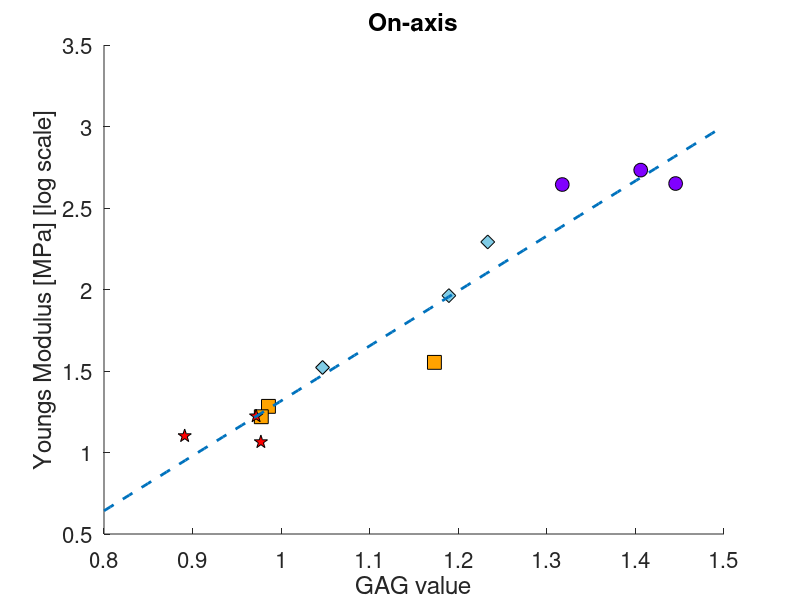

Recreate this plot in MATLAB.
clearvars

load('data_matrix_raman_cartilage.mat');

%% Individual spectra and sample

% time 00

sample_102_mech = (657.7951082 + 422.4702217)/2;
sample_102_so1 = mean(max(so1_spectra(so1_tag == 1, 260:294), [], 2));
sample_102_so2 = mean(max(so2_spectra(so2_tag == 1, 260:294), [], 2));
sample_102_so3 = mean(max(so3_spectra(so3_tag == 1, 260:294), [], 2));
sample_102_so4 = mean(max(so4_spectra(so4_tag == 1, 260:294), [], 2));

sample_301_mech = (368.86 + 512.4)/2;
sample_301_so1 = mean(max(so1_spectra(so1_tag == 2, 260:294), [], 2));
sample_301_so2 = mean(max(so2_spectra(so2_tag == 2, 260:294), [], 2));
sample_301_so3 = mean(max(so3_spectra(so3_tag == 2, 260:294), [], 2));
sample_301_so4 = mean(max(so4_spectra(so4_tag == 2, 260:294), [], 2));

sample_601_mech = (481.4255655 + 412.2668481)/2;
sample_601_so1 = mean(max(so1_spectra(so1_tag == 3, 260:294), [], 2));
sample_601_so2 = mean(max(so2_spectra(so2_tag == 3, 260:294), [], 2));
sample_601_so3 = mean(max(so3_spectra(so3_tag == 3, 260:294), [], 2));
sample_601_so4 = mean(max(so4_spectra(so4_tag == 3, 260:294), [], 2));

% time 03

sample_201_mech = (47.42 + 19.057)/2;
sample_201_so1 = mean(max(so1_spectra(so1_tag == 31, 260:294), [], 2));
sample_201_so2 = mean(max(so2_spectra(so2_tag == 31, 260:294), [], 2));
sample_201_so3 = mean(max(so3_spectra(so3_tag == 31, 260:294), [], 2));
sample_201_so4 = mean(max(so4_spectra(so4_tag == 31, 260:294), [], 2));

sample_602_mech = 195.74;
sample_602_so1 = mean(max(so1_spectra(so1_tag == 33, 260:294), [], 2));
sample_602_so2 = mean(max(so2_spectra(so2_tag == 33, 260:294), [], 2));
sample_602_so3 = mean(max(so3_spectra(so3_tag == 33, 260:294), [], 2));
sample_602_so4 = mean(max(so4_spectra(so4_tag == 33, 260:294), [], 2));

sample_701_mech = (61.38749937 + 122.0448621)/2;
sample_701_so1 = mean(max(so1_spectra(so1_tag == 34, 260:294), [], 2));
sample_701_so2 = mean(max(so2_spectra(so2_tag == 34, 260:294), [], 2));
sample_701_so3 = mean(max(so3_spectra(so3_tag == 34, 260:294), [], 2));
sample_701_so4 = mean(max(so4_spectra(so4_tag == 34, 260:294), [], 2));

% time 06

sample_302_mech = (24.72456171 + 13.65399779)/2;
sample_302_so1 = mean(max(so1_spectra(so1_tag == 61, 260:294), [], 2));
sample_302_so2 = mean(max(so2_spectra(so2_tag == 61, 260:294), [], 2));
sample_302_so3 = mean(max(so3_spectra(so3_tag == 61, 260:294), [], 2));
sample_302_so4 = mean(max(so4_spectra(so4_tag == 61, 260:294), [], 2));

sample_401_mech = (16.79175336 + 16.35645779)/2;
sample_401_so1 = mean(max(so1_spectra(so1_tag == 62, 260:294), [], 2));
sample_401_so2 = mean(max(so2_spectra(so2_tag == 62, 260:294), [], 2));
sample_401_so3 = mean(max(so3_spectra(so3_tag == 62, 260:294), [], 2));
sample_401_so4 = mean(max(so4_spectra(so4_tag == 62, 260:294), [], 2));

sample_702_mech = (42.19193007 + 29.25662341)/2;
sample_702_so1 = mean(max(so1_spectra(so1_tag == 63, 260:294), [], 2));
sample_702_so2 = mean(max(so2_spectra(so2_tag == 63, 260:294), [], 2));
sample_702_so3 = mean(max(so3_spectra(so3_tag == 63, 260:294), [], 2));
sample_702_so4 = mean(max(so4_spectra(so4_tag == 63, 260:294), [], 2));

% time 09

sample_101_mech = (14.51211953 + 10.76077209)/2;
sample_101_so1 = mean(max(so1_spectra(so1_tag == 91, 260:294), [], 2));
sample_101_so2 = mean(max(so2_spectra(so2_tag == 91, 260:294), [], 2));
sample_101_so3 = mean(max(so3_spectra(so3_tag == 91, 260:294), [], 2));
sample_101_so4 = mean(max(so4_spectra(so4_tag == 91, 260:294), [], 2));

sample_402_mech = (15.71209727 + 17.71411142)/2;
sample_402_so1 = mean(max(so1_spectra(so1_tag == 92, 260:294), [], 2));
sample_402_so2 = mean(max(so2_spectra(so2_tag == 92, 260:294), [], 2));
sample_402_so3 = mean(max(so3_spectra(so3_tag == 92, 260:294), [], 2));
sample_402_so4 = mean(max(so4_spectra(so4_tag == 92, 260:294), [], 2));

sample_502_mech = 11.6033475604604;
sample_502_so1 = mean(max(so1_spectra(so1_tag == 93, 260:294), [], 2));
sample_502_so2 = mean(max(so2_spectra(so2_tag == 93, 260:294), [], 2));
sample_502_so3 = mean(max(so3_spectra(so3_tag == 93, 260:294), [], 2));
sample_502_so4 = mean(max(so4_spectra(so4_tag == 93, 260:294), [], 2));

%%

all_mean_mech_val = [sample_102_mech; sample_301_mech; sample_601_mech; ...
sample_201_mech; sample_602_mech; sample_701_mech; ...
sample_302_mech; sample_401_mech; sample_702_mech; ...
sample_101_mech; sample_402_mech; sample_502_mech];

all_mean_so1_val = [sample_102_so1; sample_301_so1; sample_601_so1; ...
sample_201_so1; sample_602_so1; sample_701_so1; ...
sample_302_so1; sample_401_so1; sample_702_so1; ...
sample_101_so1; sample_402_so1; sample_502_so1];

all_mean_so2_val = [sample_102_so2; sample_301_so2; sample_601_so2; ...
sample_201_so2; sample_602_so2; sample_701_so2; ...
sample_302_so2; sample_401_so2; sample_702_so2; ...
sample_101_so2; sample_402_so2; sample_502_so2];

all_mean_so3_val = [sample_102_so3; sample_301_so3; sample_601_so3; ...
sample_201_so3; sample_602_so3; sample_701_so3; ...
sample_302_so3; sample_401_so3; sample_702_so3; ...
sample_101_so3; sample_402_so3; sample_502_so3];

all_mean_so4_val = [sample_102_so4; sample_301_so4; sample_601_so4; ...
sample_201_so4; sample_602_so4; sample_701_so4; ...
sample_302_so4; sample_401_so4; sample_702_so4; ...
sample_101_so4; sample_402_so4; sample_502_so4];

%%

figure;
plot_val = all_mean_so1_val;
log_mech_val = log10(all_mean_mech_val);
sz = 100;

scatter(plot_val(1:3), log10(all_mean_mech_val(1:3)),sz,'filled', 'MarkerEdgeColor',[0 0 0],...
              'MarkerFaceColor',[0.5 0 1])
hold on
scatter(plot_val(4:6), log10(all_mean_mech_val(4:6)),sz,'d', 'filled', 'MarkerEdgeColor',[0 0 0],...
              'MarkerFaceColor',[0.5 0.8 0.9])
scatter(plot_val(7:9), log10(all_mean_mech_val(7:9)),sz, 'square', 'filled', 'MarkerEdgeColor',[0 0 0],...
              'MarkerFaceColor',[1 0.64 0])
scatter(plot_val(10:12), log10(all_mean_mech_val(10:12)),sz, 'pentagram', 'filled', 'MarkerEdgeColor',[0 0 0],...
              'MarkerFaceColor',[1 0 0])

% for so1
x = linspace(0.8, 1.5, 100);
m = 3.373;
c = -2.056;
y = m.*x + c;
plot(x,y, '--', 'Linewidth', 2);

set(gca, 'Fontsize', 16)
xlabel('GAG value')
ylabel('Youngs Modulus [MPa] [log scale]')
title('On-axis')
xlim([0.8 1.5])

r_sq = corrcoef(plot_val, log_mech_val).^2